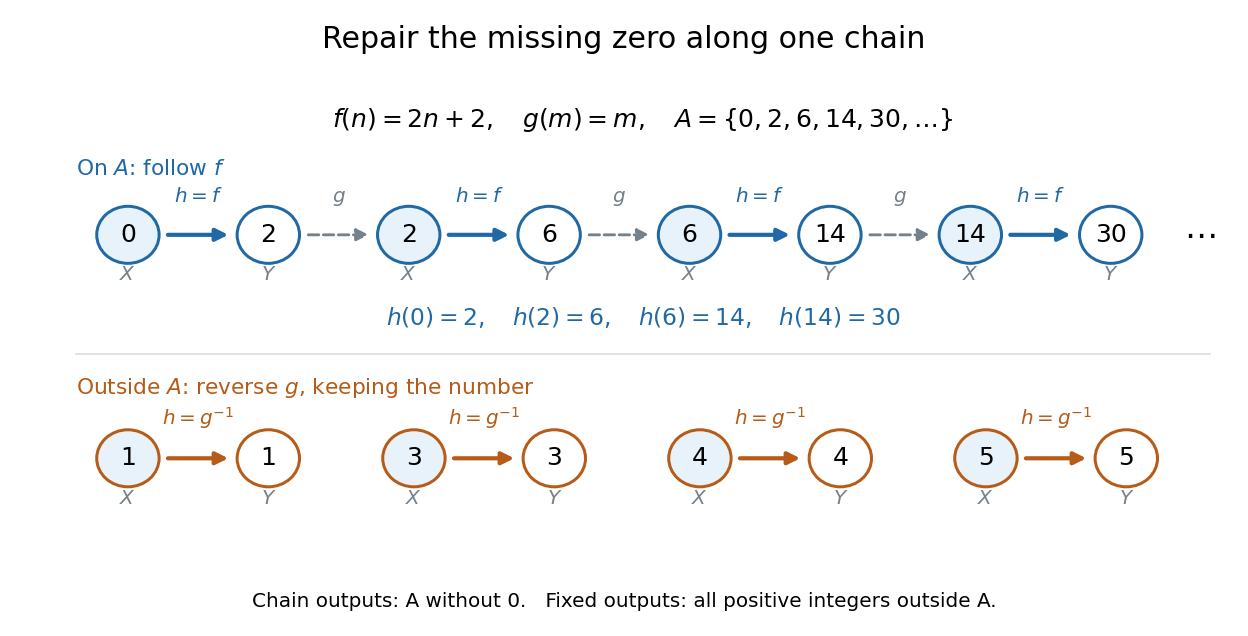

The Python source for this figure:
"""Draw the sparse-shift bijection; emit the matching PNG in the CWD."""

from pathlib import Path

import matplotlib

matplotlib.use("Agg")
import matplotlib.pyplot as plt
from matplotlib.patches import Circle, FancyArrowPatch


BLUE = "#2069a5"
GRAY = "#75818a"
ORANGE = "#b65b18"


def node(ax, x, y, label, in_x, color=BLUE):
    ax.add_patch(Circle((x, y), 0.30, facecolor="#e8f2fa" if in_x else "white",
                        edgecolor=color, linewidth=1.8, zorder=3))
    ax.text(x, y, str(label), fontsize=15, ha="center", va="center", zorder=4)
    ax.text(x, y - 0.48, "$X$" if in_x else "$Y$", ha="center", fontsize=12,
            color=GRAY)


def arrow(ax, x1, x2, y, label, color, dashed=False):
    ax.add_patch(FancyArrowPatch((x1, y), (x2, y), arrowstyle="-|>",
                                mutation_scale=15, shrinkA=24, shrinkB=24,
                                linewidth=1.7 if dashed else 2.5,
                                linestyle="--" if dashed else "-", color=color,
                                zorder=2))
    ax.text((x1 + x2) / 2, y + 0.35, label, ha="center", fontsize=12, color=color)


def main():
    fig, ax = plt.subplots(figsize=(10.4, 5.3), dpi=120, facecolor="white")
    ax.set(xlim=(-0.7, 10.7), ylim=(-0.65, 4.5))
    ax.axis("off")
    fig.suptitle("Repair the missing zero along one chain", fontsize=18, y=0.96)
    ax.text(5, 4.03, r"$f(n)=2n+2,\quad g(m)=m,\quad A=\{0,2,6,14,30,\ldots\}$",
            fontsize=15, ha="center")

    xs = [0.05 + 1.35 * i for i in range(8)]
    values = [0, 2, 2, 6, 6, 14, 14, 30]
    ax.text(-0.45, 3.53, r"On $A$: follow $f$", fontsize=13, color=BLUE)
    for i, (x, n) in enumerate(zip(xs, values)):
        node(ax, x, 2.9, n, i % 2 == 0)
        if i < 7:
            chosen = i % 2 == 0
            arrow(ax, x, xs[i + 1], 2.9, "$h=f$" if chosen else "$g$",
                  BLUE if chosen else GRAY, dashed=not chosen)
    ax.text(10.20, 2.9, r"$\cdots$", fontsize=20, va="center")
    ax.text(5, 1.95, r"$h(0)=2,\quad h(2)=6,\quad h(6)=14,\quad h(14)=30$",
            ha="center", fontsize=14, color=BLUE)
    ax.plot([-0.45, 10.45], [1.65, 1.65], color="#d8dee3", linewidth=1)

    ax.text(-0.45, 1.23, r"Outside $A$: reverse $g$, keeping the number", fontsize=13,
            color=ORANGE)
    for j, n in enumerate([1, 3, 4, 5]):
        x1 = 0.05 + 2.75 * j
        x2 = x1 + 1.35
        node(ax, x1, 0.55, n, True, ORANGE)
        node(ax, x2, 0.55, n, False, ORANGE)
        arrow(ax, x1, x2, 0.55, r"$h=g^{-1}$", ORANGE)
    fig.text(0.5, 0.045, "Chain outputs: A without 0.   Fixed outputs: all positive integers outside A.",
             ha="center", fontsize=12)
    fig.subplots_adjust(left=0.04, right=0.99, top=0.87, bottom=0.10)
    fig.savefig(Path.cwd() / (Path(__file__).stem + ".png"), facecolor="white",
                transparent=False)
    plt.close(fig)


if __name__ == "__main__":
    main()
